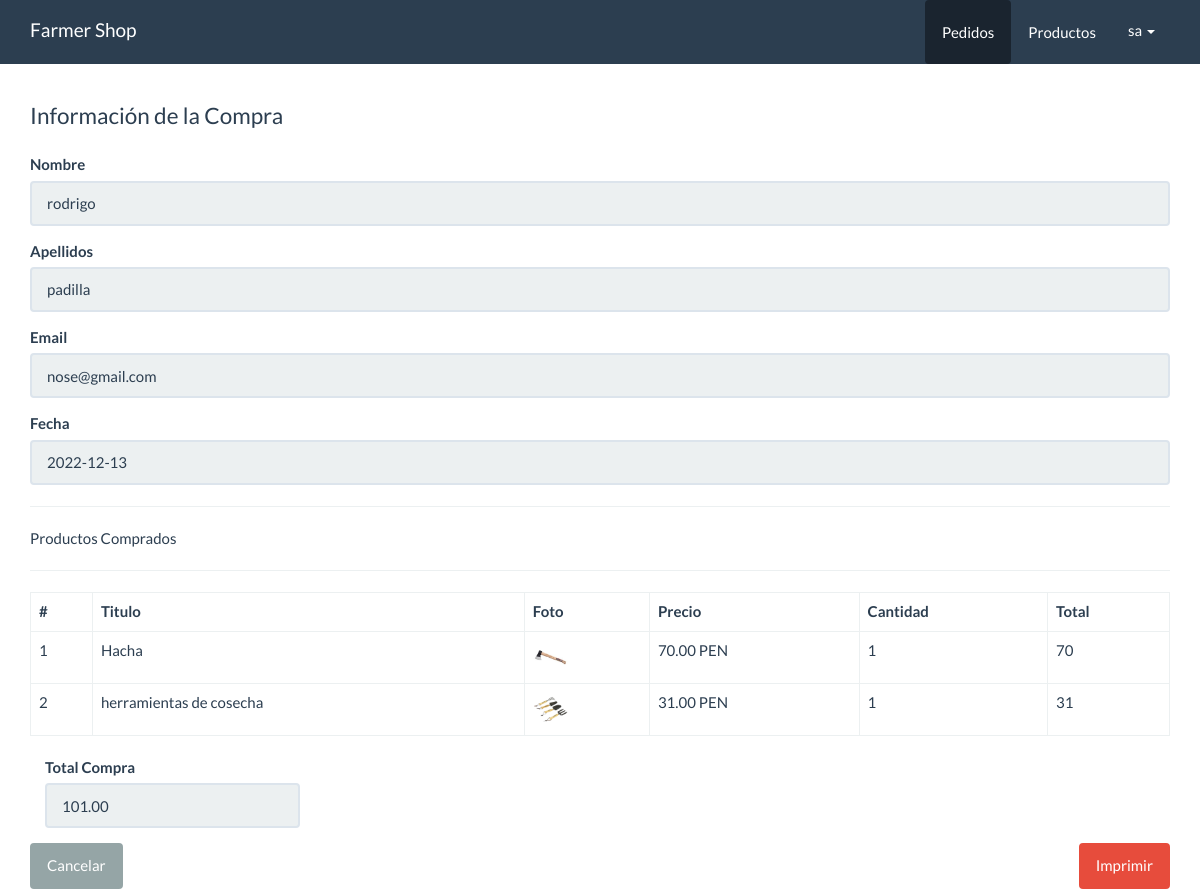
Page /panel/pedidos/ver.php?id=22 (signed in) on the committed database.
### tables this page shows
CREATE TABLE `pedidos` (
  `id` int(10) NOT NULL,
  `cliente_id` int(11) NOT NULL,
  `total` decimal(10,2) NOT NULL,
  `fecha` date NOT NULL,
  `estado` int(11) NOT NULL DEFAULT 1
);

CREATE TABLE `clientes` (
  `id` int(10) NOT NULL,
  `nombre` varchar(80) NOT NULL,
  `apellidos` varchar(100) NOT NULL,
  `email` varchar(50) NOT NULL,
  `telefono` varchar(15) NOT NULL,
  `comentario` varchar(300) NOT NULL
);

CREATE TABLE `detalle_pedidos` (
  `id` int(11) NOT NULL,
  `pedido_id` int(11) NOT NULL,
  `pelicula_id` int(11) NOT NULL,
  `precio` decimal(10,2) NOT NULL,
  `cantidad` int(11) NOT NULL,
  `estado` int(11) NOT NULL DEFAULT 1
);

CREATE TABLE `peliculas` (
  `id` int(11) NOT NULL,
  `titulo` varchar(80) NOT NULL,
  `descripcion` varchar(300) NOT NULL,
  `foto` varchar(100) NOT NULL,
  `precio` decimal(10,2) NOT NULL,
  `categoria_id` int(10) NOT NULL,
  `fecha` date NOT NULL,
  `estado` int(11) NOT NULL DEFAULT 1
);

### src/Pedido.php (called while the page is built, shortened)
<?php
class Pedido{
    private $cn = null;
    public function __construct(){
        $this->config = parse_ini_file(__DIR__.'/../config.ini') ;
        $this->cn = new \PDO( $this->config['dns'], $this->config['usuario'],$this->config['clave'],array(
            \PDO::MYSQL_ATTR_INIT_COMMAND => 'SET NAMES utf8'
        ));
    }
    public function mostrarPorId($id)
    {
        $sql = "SELECT p.id, nombre, apellidos, email, total, fecha FROM pedidos p
        INNER JOIN clientes c ON p.cliente_id = c.id WHERE p.id = :id";
        $resultado = $this->cn->prepare($sql);
        $_array = array(
            ':id'=>$id
        );
        if($resultado->execute($_array ))
            return  $resultado->fetch();
        return false;
    }
    public function mostrarDetallePorIdPedido($id)
    {
        $sql = "SELECT
                dp.id,
                pe.titulo,
                dp.precio,
                dp.cantidad,
                pe.foto
                FROM detalle_pedidos dp
                INNER JOIN peliculas pe ON pe.id= dp.pelicula_id
                WHERE dp.pedido_id = :id";
        $resultado = $this->cn->prepare($sql);
        $_array = array(
            ':id'=>$id
        );
        if($resultado->execute( $_array))
            return  $resultado->fetchAll();
        return false;
    }
}

### panel/pedidos/ver.php (the view, shortened to what this page needs)
<!DOCTYPE html>
<html lang="en">
  <head>
    <link rel="stylesheet" href="../../assets/css/bootstrap.min.css">
    <link rel="stylesheet" href="../../assets/css/estilos.css">
  </head>
  <body>
    <nav class="navbar navbar-default navbar-fixed-top">
      <div class="container">
        <div class="navbar-header">
          <a class="navbar-brand" href="../dashboard.php">Farmer Shop</a>
        </div>
        <div id="navbar" class="navbar-collapse collapse">
          <ul class="nav navbar-nav pull-right">
            <li class="active">
              <a href="index.php" class="btn">Pedidos</a>
            </li>
            <li>
              <a href="../peliculas/index.php" class="btn">Productos</a>
            </li>
            <li class="dropdown">
                <a href="#" class="dropdown-toggle" data-toggle="dropdown" role="button" aria-haspopup="true" aria-expanded="false"><?php print $_SESSION['usuario_info']['nombre_usuario']; ?> <span class="caret"></span></a>
            </li>
          </ul>
        </div>
      </div>
    </nav>
    <div class="container" id="main">
    <div class="row">
          <div class="col-md-12">
            <fieldset>
                <?php
                    $id = $_GET['id'];
                    $pedido = new Kawschool\Pedido;
                    $info_pedido = $pedido->mostrarPorId($id);
                    $info_detalle_pedido = $pedido->mostrarDetallePorIdPedido($id);
                ?>
                <legend>Información de la Compra</legend>
                <div class="form-group">
                    <label>Nombre</label>
                    <input value="<?php print $info_pedido['nombre'] ?>" type="text" class="form-control" readonly>
                </div>
                <div class="form-group">
                    <label>Apellidos</label>
                    <input value="<?php print $info_pedido['apellidos'] ?>" type="text" class="form-control" readonly>
                </div>
                <div class="form-group">
                    <label>Email</label>
                    <input value="<?php print $info_pedido['email'] ?>" type="text" class="form-control" readonly>
                </div>
                <div class="form-group">
                    <label>Fecha</label>
                    <input value="<?php print $info_pedido['fecha'] ?>" type="text" class="form-control" readonly>
                </div>
                <hr>
                    Productos Comprados
                <hr>
                <table class="table table-bordered">
                  <thead>
                    <tr>
                      <th>#</th>
                      <th>Titulo</th>
                      <th>Foto</th>
                      <th>Precio</th>
                      <th>Cantidad</th>
                      <th>
                          Total
                      </th>
                    </tr>
                  </thead>
                  <tbody>
                    <?php
                      $cantidad = count($info_detalle_pedido);
                      if($cantidad > 0){
                        $c=0;
                      for($x =0; $x < $cantidad; $x++){
                        $c++;
                        $item = $info_detalle_pedido[$x];
                        $total = $item['precio'] * $item['cantidad'];
                    ?>
                    <tr>
                      <td><?php print $c?></td>
                      <td><?php print $item['titulo']?></td>
                      <td>
                      <?php
                          $foto = '../../upload/'.$item['foto'];
                          if(file_exists($foto)){
                        ?>
                          <img src="<?php print $foto; ?>" width="35">
                      <?php }else{?>
                          SIN FOTO
                      <?php }?>
                      </td>
                      <td><?php print $item['precio']?> PEN</td>
                      <td><?php print $item['cantidad']?></td>
                    <td>
                    <?php print $total?>
                    </td>
                    </tr>
                    <?php
                      }
                    }else{
                    ?>
                    <tr>
                      <td colspan="6">NO HAY REGISTROS</td>
                    </tr>
                    <?php }?>
                  </tbody>
                </table>
                <div class="col-md-3">
                    <div class="form-group">
                        <label>Total Compra</label>
                        <input value="<?php print $info_pedido['total'] ?>" type="text" class="form-control" readonly>
                    </div>
                </div>
            </fieldset>
            <div class="pull-left">
                <a href="index.php" class="btn btn-default hidden-print">Cancelar</a>
            </div>
            <div class="pull-right">
                <a href="javascript:;" id="btnImprimir" class="btn btn-danger hidden-print">Imprimir</a>
            </div>
          </div>
        </div>
    </div>
  </body>
</html>

### assets/css/estilos.css (style rules this page uses)
#main { margin-top: 100px; }

### rows in the picture
pedidos: cliente.nombre "rodrigo", cliente.apellidos "padilla", cliente.email "nose@gmail.com", fecha "2022-12-13", total "101.00"
detalle_pedidos: pelicula.titulo "Hacha", pelicula.foto (picture), precio "70.00", cantidad "1", total "70"
detalle_pedidos: pelicula.titulo "herramientas de cosecha", pelicula.foto (picture), precio "31.00", cantidad "1", total "31"

### other values in the picture
$_SESSION['usuario_info']['nombre_usuario'] "sa"
